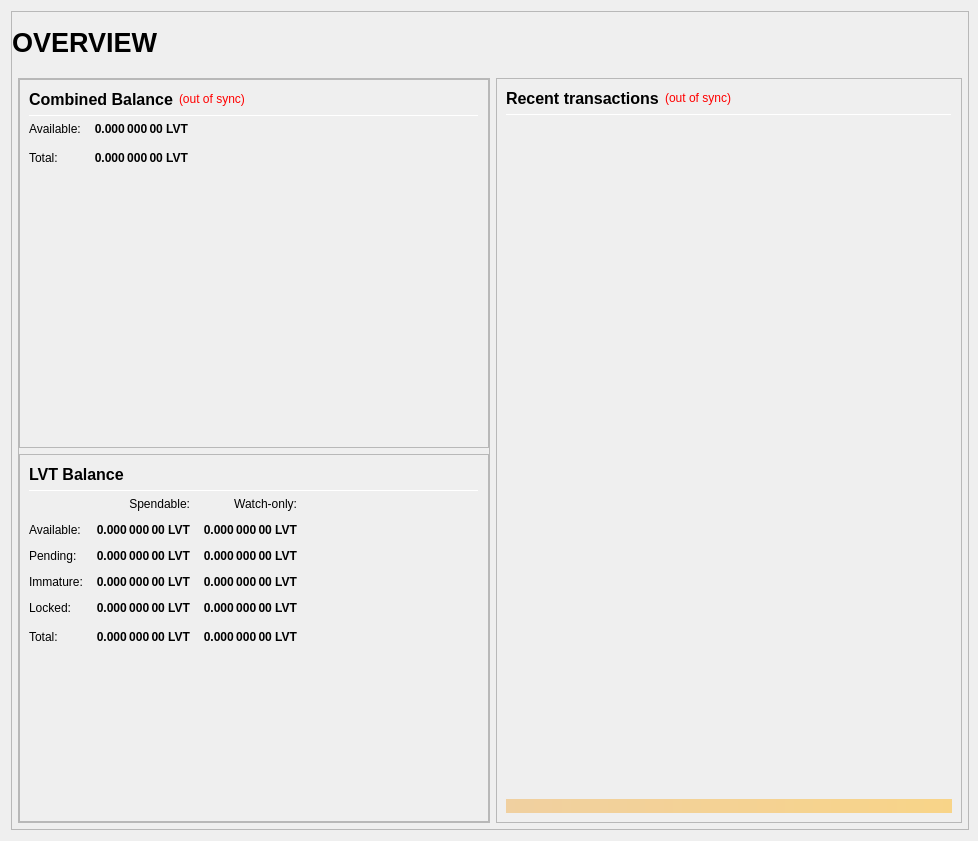
<?xml version="1.0" encoding="UTF-8"?>
<ui version="4.0">
 <class>OverviewPage</class>
 <widget class="QWidget" name="OverviewPage">
  <property name="geometry">
   <rect>
    <x>0</x>
    <y>0</y>
    <width>978</width>
    <height>841</height>
   </rect>
  </property>
  <property name="minimumSize">
   <size>
    <width>960</width>
    <height>682</height>
   </size>
  </property>
  <property name="windowTitle">
   <string>Form</string>
  </property>
  <layout class="QVBoxLayout" name="topLayout" stretch="1">
   <property name="rightMargin">
    <number>9</number>
   </property>
   <item>
    <widget class="QFrame" name="frame_BG">
     <property name="minimumSize">
      <size>
       <width>850</width>
       <height>610</height>
      </size>
     </property>
     <property name="maximumSize">
      <size>
       <width>16777215</width>
       <height>16777215</height>
      </size>
     </property>
     <property name="frameShape">
      <enum>QFrame::StyledPanel</enum>
     </property>
     <property name="frameShadow">
      <enum>QFrame::Raised</enum>
     </property>
     <layout class="QVBoxLayout" name="verticalLayout_3" stretch="1">
      <property name="leftMargin">
       <number>0</number>
      </property>
      <property name="topMargin">
       <number>0</number>
      </property>
      <property name="rightMargin">
       <number>0</number>
      </property>
      <property name="bottomMargin">
       <number>6</number>
      </property>
      <item>
       <layout class="QVBoxLayout" name="verticalLayout_Master" stretch="0,1">
        <property name="margin">
         <number>0</number>
        </property>
        <item>
         <widget class="QFrame" name="frame_Header">
          <layout class="QVBoxLayout" name="verticalLayout_Header" stretch="0">
           <property name="margin">
            <number>0</number>
           </property>
           <item>
            <layout class="QHBoxLayout" name="horizontalLayout_Header" stretch="1,0,1">
             <property name="spacing">
              <number>6</number>
             </property>
             <item>
              <widget class="QLabel" name="labelOverviewHeaderLeft">
               <property name="minimumSize">
                <size>
                 <width>464</width>
                 <height>60</height>
                </size>
               </property>
               <property name="maximumSize">
                <size>
                 <width>16777215</width>
                 <height>60</height>
                </size>
               </property>
               <property name="font">
                <font>
                 <pointsize>20</pointsize>
                 <weight>75</weight>
                 <bold>true</bold>
                </font>
               </property>
               <property name="text">
                <string>OVERVIEW</string>
               </property>
               <property name="alignment">
                <set>Qt::AlignLeading|Qt::AlignLeft|Qt::AlignVCenter</set>
               </property>
              </widget>
             </item>
             <item>
              <spacer name="horizontalSpacer_Header">
               <property name="orientation">
                <enum>Qt::Horizontal</enum>
               </property>
               <property name="sizeHint" stdset="0">
                <size>
                 <width>40</width>
                 <height>20</height>
                </size>
               </property>
              </spacer>
             </item>
             <item>
              <widget class="QLabel" name="labelOverviewHeaderRight">
               <property name="minimumSize">
                <size>
                 <width>464</width>
                 <height>60</height>
                </size>
               </property>
               <property name="maximumSize">
                <size>
                 <width>16777215</width>
                 <height>60</height>
                </size>
               </property>
               <property name="font">
                <font>
                 <pointsize>14</pointsize>
                </font>
               </property>
               <property name="text">
                <string/>
               </property>
               <property name="alignment">
                <set>Qt::AlignRight|Qt::AlignTrailing|Qt::AlignVCenter</set>
               </property>
              </widget>
             </item>
            </layout>
           </item>
          </layout>
         </widget>
        </item>
        <item>
         <widget class="QFrame" name="frame_Content">
          <layout class="QVBoxLayout" name="verticalLayout_Content">
           <property name="leftMargin">
            <number>6</number>
           </property>
           <property name="topMargin">
            <number>0</number>
           </property>
           <property name="rightMargin">
            <number>6</number>
           </property>
           <property name="bottomMargin">
            <number>0</number>
           </property>
           <item>
            <layout class="QHBoxLayout" name="horizontalLayout_Content" stretch="1,1">
             <property name="spacing">
              <number>6</number>
             </property>
             <item>
              <layout class="QVBoxLayout" name="verticalLayout_left" stretch="1">
               <item>
                <widget class="QFrame" name="frameObfuscation">
                 <property name="minimumSize">
                  <size>
                   <width>0</width>
                   <height>0</height>
                  </size>
                 </property>
                 <property name="frameShape">
                  <enum>QFrame::StyledPanel</enum>
                 </property>
                 <property name="frameShadow">
                  <enum>QFrame::Raised</enum>
                 </property>
                 <layout class="QVBoxLayout" name="verticalLayout" stretch="0,0,0">
                  <property name="margin">
                   <number>0</number>
                  </property>
                  <item>
                   <widget class="QFrame" name="frame_CombinedBalances">
                    <property name="minimumSize">
                     <size>
                      <width>470</width>
                      <height>0</height>
                     </size>
                    </property>
                    <property name="frameShape">
                     <enum>QFrame::StyledPanel</enum>
                    </property>
                    <property name="frameShadow">
                     <enum>QFrame::Raised</enum>
                    </property>
                    <layout class="QVBoxLayout" name="verticalLayout_5">
                     <item>
                      <layout class="QHBoxLayout" name="horizontalLayout_5" stretch="0,0,0">
                       <item>
                        <widget class="QLabel" name="label_5z">
                         <property name="minimumSize">
                          <size>
                           <width>0</width>
                           <height>20</height>
                          </size>
                         </property>
                         <property name="font">
                          <font>
                           <pointsize>12</pointsize>
                           <weight>75</weight>
                           <bold>true</bold>
                          </font>
                         </property>
                         <property name="toolTip">
                          <string>Combined Balance (including unconfirmed and immature coins)</string>
                         </property>
                         <property name="text">
                          <string>Combined Balance</string>
                         </property>
                        </widget>
                       </item>
                       <item>
                        <widget class="QLabel" name="labelWalletStatus">
                         <property name="cursor">
                          <cursorShape>WhatsThisCursor</cursorShape>
                         </property>
                         <property name="toolTip">
                          <string>The displayed information may be out of date. Your wallet automatically synchronizes with the LEVIATHAN network after a connection is established, but this process has not completed yet.</string>
                         </property>
                         <property name="styleSheet">
                          <string notr="true">QLabel { color: red; }</string>
                         </property>
                         <property name="text">
                          <string notr="true">(out of sync)</string>
                         </property>
                         <property name="alignment">
                          <set>Qt::AlignLeading|Qt::AlignLeft|Qt::AlignVCenter</set>
                         </property>
                        </widget>
                       </item>
                       <item>
                        <spacer name="horizontalSpacer_1">
                         <property name="orientation">
                          <enum>Qt::Horizontal</enum>
                         </property>
                         <property name="sizeHint" stdset="0">
                          <size>
                           <width>40</width>
                           <height>20</height>
                          </size>
                         </property>
                        </spacer>
                       </item>
                      </layout>
                     </item>
                     <item>
                      <widget class="Line" name="line_CombinedBalance">
                       <property name="minimumSize">
                        <size>
                         <width>0</width>
                         <height>1</height>
                        </size>
                       </property>
                       <property name="maximumSize">
                        <size>
                         <width>16777215</width>
                         <height>1</height>
                        </size>
                       </property>
                       <property name="orientation">
                        <enum>Qt::Horizontal</enum>
                       </property>
                      </widget>
                     </item>
                     <item>
                      <layout class="QGridLayout" name="gridLayout_3">
                       <property name="spacing">
                        <number>12</number>
                       </property>
                       <item row="1" column="0">
                        <widget class="QLabel" name="labelBalanceTextz">
                         <property name="text">
                          <string>Available:</string>
                         </property>
                        </widget>
                       </item>
                       <item row="1" column="1">
                        <widget class="QLabel" name="labelBalancez">
                         <property name="font">
                          <font>
                           <weight>75</weight>
                           <bold>true</bold>
                          </font>
                         </property>
                         <property name="cursor">
                          <cursorShape>IBeamCursor</cursorShape>
                         </property>
                         <property name="toolTip">
                          <string>Your current spendable balance</string>
                         </property>
                         <property name="text">
                          <string notr="true">0.000 000 00 LVT</string>
                         </property>
                         <property name="alignment">
                          <set>Qt::AlignRight|Qt::AlignTrailing|Qt::AlignVCenter</set>
                         </property>
                         <property name="textInteractionFlags">
                          <set>Qt::LinksAccessibleByMouse|Qt::TextSelectableByKeyboard|Qt::TextSelectableByMouse</set>
                         </property>
                        </widget>
                       </item>
                       <item row="2" column="0">
                        <widget class="QLabel" name="labelTotalTextz">
                         <property name="text">
                          <string>Total:</string>
                         </property>
                        </widget>
                       </item>
                       <item row="2" column="1">
                        <widget class="QLabel" name="labelTotalz">
                         <property name="font">
                          <font>
                           <weight>75</weight>
                           <bold>true</bold>
                          </font>
                         </property>
                         <property name="cursor">
                          <cursorShape>IBeamCursor</cursorShape>
                         </property>
                         <property name="toolTip">
                          <string>Total Balance, including all unavailable coins.</string>
                         </property>
                         <property name="text">
                          <string notr="true">0.000 000 00 LVT</string>
                         </property>
                         <property name="alignment">
                          <set>Qt::AlignRight|Qt::AlignTrailing|Qt::AlignVCenter</set>
                         </property>
                         <property name="textInteractionFlags">
                          <set>Qt::LinksAccessibleByMouse|Qt::TextSelectableByKeyboard|Qt::TextSelectableByMouse</set>
                         </property>
                        </widget>
                       </item>
                       <item row="2" column="3">
                        <spacer name="horizontalSpacer_2">
                         <property name="orientation">
                          <enum>Qt::Horizontal</enum>
                         </property>
                         <property name="sizeHint" stdset="0">
                          <size>
                           <width>40</width>
                           <height>20</height>
                          </size>
                         </property>
                        </spacer>
                       </item>
                      </layout>
                     </item>
                     <item>
                      <spacer name="verticalSpacer_1">
                       <property name="orientation">
                        <enum>Qt::Vertical</enum>
                       </property>
                       <property name="sizeHint" stdset="0">
                        <size>
                         <width>20</width>
                         <height>40</height>
                        </size>
                       </property>
                      </spacer>
                     </item>
                    </layout>
                   </widget>
                  </item>
                  <item>
                   <widget class="QFrame" name="frame_Balances">
                    <property name="frameShape">
                     <enum>QFrame::StyledPanel</enum>
                    </property>
                    <property name="frameShadow">
                     <enum>QFrame::Raised</enum>
                    </property>
                    <layout class="QVBoxLayout" name="verticalLayout_4">
                     <item>
                      <layout class="QHBoxLayout" name="horizontalLayout_4">
                       <item>
                        <widget class="QLabel" name="label_5">
                         <property name="minimumSize">
                          <size>
                           <width>0</width>
                           <height>20</height>
                          </size>
                         </property>
                         <property name="font">
                          <font>
                           <pointsize>12</pointsize>
                           <weight>75</weight>
                           <bold>true</bold>
                          </font>
                         </property>
                         <property name="text">
                          <string>LVT Balance</string>
                         </property>
                        </widget>
                       </item>
                       <item>
                        <spacer name="horizontalSpacer_3">
                         <property name="orientation">
                          <enum>Qt::Horizontal</enum>
                         </property>
                         <property name="sizeHint" stdset="0">
                          <size>
                           <width>40</width>
                           <height>20</height>
                          </size>
                         </property>
                        </spacer>
                       </item>
                      </layout>
                     </item>
                     <item>
                      <widget class="Line" name="line_Balance">
                       <property name="minimumSize">
                        <size>
                         <width>0</width>
                         <height>1</height>
                        </size>
                       </property>
                       <property name="maximumSize">
                        <size>
                         <width>16777215</width>
                         <height>1</height>
                        </size>
                       </property>
                       <property name="orientation">
                        <enum>Qt::Horizontal</enum>
                       </property>
                      </widget>
                     </item>
                     <item>
                      <layout class="QGridLayout" name="gridLayout">
                       <property name="spacing">
                        <number>12</number>
                       </property>
                       <item row="0" column="1">
                        <widget class="QLabel" name="labelSpendable">
                         <property name="text">
                          <string>Spendable:</string>
                         </property>
                         <property name="alignment">
                          <set>Qt::AlignRight|Qt::AlignTrailing|Qt::AlignVCenter</set>
                         </property>
                        </widget>
                       </item>
                       <item row="0" column="2">
                        <widget class="QLabel" name="labelWatchonly">
                         <property name="text">
                          <string>Watch-only:</string>
                         </property>
                         <property name="alignment">
                          <set>Qt::AlignRight|Qt::AlignTrailing|Qt::AlignVCenter</set>
                         </property>
                        </widget>
                       </item>
                       <item row="1" column="0">
                        <widget class="QLabel" name="labelBalanceText">
                         <property name="text">
                          <string>Available:</string>
                         </property>
                        </widget>
                       </item>
                       <item row="1" column="1">
                        <widget class="QLabel" name="labelBalance">
                         <property name="font">
                          <font>
                           <weight>75</weight>
                           <bold>true</bold>
                          </font>
                         </property>
                         <property name="cursor">
                          <cursorShape>IBeamCursor</cursorShape>
                         </property>
                         <property name="toolTip">
                          <string>Your current spendable balance</string>
                         </property>
                         <property name="text">
                          <string notr="true">0.000 000 00 LVT</string>
                         </property>
                         <property name="alignment">
                          <set>Qt::AlignRight|Qt::AlignTrailing|Qt::AlignVCenter</set>
                         </property>
                         <property name="textInteractionFlags">
                          <set>Qt::LinksAccessibleByMouse|Qt::TextSelectableByKeyboard|Qt::TextSelectableByMouse</set>
                         </property>
                        </widget>
                       </item>
                       <item row="1" column="2">
                        <widget class="QLabel" name="labelWatchAvailable">
                         <property name="font">
                          <font>
                           <weight>75</weight>
                           <bold>true</bold>
                          </font>
                         </property>
                         <property name="cursor">
                          <cursorShape>IBeamCursor</cursorShape>
                         </property>
                         <property name="toolTip">
                          <string>Your current balance in watch-only addresses</string>
                         </property>
                         <property name="text">
                          <string notr="true">0.000 000 00 LVT</string>
                         </property>
                         <property name="alignment">
                          <set>Qt::AlignRight|Qt::AlignTrailing|Qt::AlignVCenter</set>
                         </property>
                         <property name="textInteractionFlags">
                          <set>Qt::LinksAccessibleByMouse|Qt::TextSelectableByKeyboard|Qt::TextSelectableByMouse</set>
                         </property>
                        </widget>
                       </item>
                       <item row="2" column="0">
                        <widget class="QLabel" name="labelPendingText">
                         <property name="text">
                          <string>Pending:</string>
                         </property>
                        </widget>
                       </item>
                       <item row="2" column="1">
                        <widget class="QLabel" name="labelUnconfirmed">
                         <property name="font">
                          <font>
                           <weight>75</weight>
                           <bold>true</bold>
                          </font>
                         </property>
                         <property name="cursor">
                          <cursorShape>IBeamCursor</cursorShape>
                         </property>
                         <property name="toolTip">
                          <string>Total of transactions that have yet to be confirmed, and do not yet count toward the spendable balance</string>
                         </property>
                         <property name="text">
                          <string notr="true">0.000 000 00 LVT</string>
                         </property>
                         <property name="alignment">
                          <set>Qt::AlignRight|Qt::AlignTrailing|Qt::AlignVCenter</set>
                         </property>
                         <property name="textInteractionFlags">
                          <set>Qt::LinksAccessibleByMouse|Qt::TextSelectableByKeyboard|Qt::TextSelectableByMouse</set>
                         </property>
                        </widget>
                       </item>
                       <item row="2" column="2">
                        <widget class="QLabel" name="labelWatchPending">
                         <property name="font">
                          <font>
                           <weight>75</weight>
                           <bold>true</bold>
                          </font>
                         </property>
                         <property name="cursor">
                          <cursorShape>IBeamCursor</cursorShape>
                         </property>
                         <property name="toolTip">
                          <string>Unconfirmed transactions to watch-only addresses</string>
                         </property>
                         <property name="text">
                          <string notr="true">0.000 000 00 LVT</string>
                         </property>
                         <property name="alignment">
                          <set>Qt::AlignRight|Qt::AlignTrailing|Qt::AlignVCenter</set>
                         </property>
                         <property name="textInteractionFlags">
                          <set>Qt::LinksAccessibleByMouse|Qt::TextSelectableByKeyboard|Qt::TextSelectableByMouse</set>
                         </property>
                        </widget>
                       </item>
                       <item row="3" column="0">
                        <widget class="QLabel" name="labelImmatureText">
                         <property name="text">
                          <string>Immature:</string>
                         </property>
                        </widget>
                       </item>
                       <item row="3" column="1">
                        <widget class="QLabel" name="labelImmature">
                         <property name="font">
                          <font>
                           <weight>75</weight>
                           <bold>true</bold>
                          </font>
                         </property>
                         <property name="cursor">
                          <cursorShape>IBeamCursor</cursorShape>
                         </property>
                         <property name="toolTip">
                          <string>Staked or masternode rewards that has not yet matured</string>
                         </property>
                         <property name="text">
                          <string notr="true">0.000 000 00 LVT</string>
                         </property>
                         <property name="alignment">
                          <set>Qt::AlignRight|Qt::AlignTrailing|Qt::AlignVCenter</set>
                         </property>
                         <property name="textInteractionFlags">
                          <set>Qt::LinksAccessibleByMouse|Qt::TextSelectableByKeyboard|Qt::TextSelectableByMouse</set>
                         </property>
                        </widget>
                       </item>
                       <item row="3" column="2">
                        <widget class="QLabel" name="labelWatchImmature">
                         <property name="font">
                          <font>
                           <weight>75</weight>
                           <bold>true</bold>
                          </font>
                         </property>
                         <property name="cursor">
                          <cursorShape>IBeamCursor</cursorShape>
                         </property>
                         <property name="toolTip">
                          <string>Staked or masternode rewards in watch-only addresses that has not yet matured</string>
                         </property>
                         <property name="text">
                          <string notr="true">0.000 000 00 LVT</string>
                         </property>
                         <property name="alignment">
                          <set>Qt::AlignRight|Qt::AlignTrailing|Qt::AlignVCenter</set>
                         </property>
                         <property name="textInteractionFlags">
                          <set>Qt::LinksAccessibleByMouse|Qt::TextSelectableByKeyboard|Qt::TextSelectableByMouse</set>
                         </property>
                        </widget>
                       </item>
                       <item row="4" column="0">
                        <widget class="QLabel" name="labelLockedBalanceText">
                         <property name="toolTip">
                          <string>Locked LVT or Masternode collaterals. These are excluded from zLVT minting.</string>
                         </property>
                         <property name="text">
                          <string>Locked:</string>
                         </property>
                        </widget>
                       </item>
                       <item row="4" column="1">
                        <widget class="QLabel" name="labelLockedBalance">
                         <property name="font">
                          <font>
                           <weight>75</weight>
                           <bold>true</bold>
                          </font>
                         </property>
                         <property name="cursor">
                          <cursorShape>IBeamCursor</cursorShape>
                         </property>
                         <property name="toolTip">
                          <string>Locked LVT or Masternode collaterals. These are excluded from zLVT minting.</string>
                         </property>
                         <property name="text">
                          <string notr="true">0.000 000 00 LVT</string>
                         </property>
                         <property name="alignment">
                          <set>Qt::AlignRight|Qt::AlignTrailing|Qt::AlignVCenter</set>
                         </property>
                         <property name="textInteractionFlags">
                          <set>Qt::LinksAccessibleByMouse|Qt::TextSelectableByKeyboard|Qt::TextSelectableByMouse</set>
                         </property>
                        </widget>
                       </item>
                       <item row="4" column="2">
                        <widget class="QLabel" name="labelWatchLocked">
                         <property name="font">
                          <font>
                           <weight>75</weight>
                           <bold>true</bold>
                          </font>
                         </property>
                         <property name="cursor">
                          <cursorShape>IBeamCursor</cursorShape>
                         </property>
                         <property name="toolTip">
                          <string>Current locked balance in watch-only addresses</string>
                         </property>
                         <property name="text">
                          <string notr="true">0.000 000 00 LVT</string>
                         </property>
                         <property name="alignment">
                          <set>Qt::AlignRight|Qt::AlignTrailing|Qt::AlignVCenter</set>
                         </property>
                         <property name="textInteractionFlags">
                          <set>Qt::LinksAccessibleByMouse|Qt::TextSelectableByKeyboard|Qt::TextSelectableByMouse</set>
                         </property>
                        </widget>
                       </item>
                       <item row="5" column="0">
                        <widget class="QLabel" name="labelTotalText">
                         <property name="toolTip">
                          <string>Your current LEVIATHAN balance, unconfirmed and immature transactions included</string>
                         </property>
                         <property name="text">
                          <string>Total:</string>
                         </property>
                        </widget>
                       </item>
                       <item row="5" column="1">
                        <widget class="QLabel" name="labelTotal">
                         <property name="font">
                          <font>
                           <weight>75</weight>
                           <bold>true</bold>
                          </font>
                         </property>
                         <property name="cursor">
                          <cursorShape>IBeamCursor</cursorShape>
                         </property>
                         <property name="toolTip">
                          <string>Your current LEVIATHAN balance, unconfirmed and immature transactions included</string>
                         </property>
                         <property name="text">
                          <string notr="true">0.000 000 00 LVT</string>
                         </property>
                         <property name="alignment">
                          <set>Qt::AlignRight|Qt::AlignTrailing|Qt::AlignVCenter</set>
                         </property>
                         <property name="textInteractionFlags">
                          <set>Qt::LinksAccessibleByMouse|Qt::TextSelectableByKeyboard|Qt::TextSelectableByMouse</set>
                         </property>
                        </widget>
                       </item>
                       <item row="5" column="2">
                        <widget class="QLabel" name="labelWatchTotal">
                         <property name="font">
                          <font>
                           <weight>75</weight>
                           <bold>true</bold>
                          </font>
                         </property>
                         <property name="cursor">
                          <cursorShape>IBeamCursor</cursorShape>
                         </property>
                         <property name="toolTip">
                          <string>Current total balance in watch-only addresses</string>
                         </property>
                         <property name="text">
                          <string notr="true">0.000 000 00 LVT</string>
                         </property>
                         <property name="alignment">
                          <set>Qt::AlignRight|Qt::AlignTrailing|Qt::AlignVCenter</set>
                         </property>
                         <property name="textInteractionFlags">
                          <set>Qt::LinksAccessibleByMouse|Qt::TextSelectableByKeyboard|Qt::TextSelectableByMouse</set>
                         </property>
                        </widget>
                       </item>
                       <item row="5" column="3">
                        <spacer name="horizontalSpacer_9">
                         <property name="orientation">
                          <enum>Qt::Horizontal</enum>
                         </property>
                         <property name="sizeHint" stdset="0">
                          <size>
                           <width>40</width>
                           <height>20</height>
                          </size>
                         </property>
                        </spacer>
                       </item>
                      </layout>
                     </item>
                     <item>
                      <spacer name="verticalSpacer_3">
                       <property name="orientation">
                        <enum>Qt::Vertical</enum>
                       </property>
                       <property name="sizeHint" stdset="0">
                        <size>
                         <width>20</width>
                         <height>40</height>
                        </size>
                       </property>
                      </spacer>
                     </item>
                    </layout>
                   </widget>
                  </item>
                 </layout>
                </widget>
               </item>
              </layout>
             </item>
             <item>
              <layout class="QVBoxLayout" name="verticalLayout_right" stretch="1">
               <item>
                <widget class="QFrame" name="frame_RecentTransactions">
                 <property name="minimumSize">
                  <size>
                   <width>0</width>
                   <height>0</height>
                  </size>
                 </property>
                 <property name="frameShape">
                  <enum>QFrame::StyledPanel</enum>
                 </property>
                 <property name="frameShadow">
                  <enum>QFrame::Raised</enum>
                 </property>
                 <layout class="QVBoxLayout" name="verticalLayout_1" stretch="0,0,0,0,0">
                  <item>
                   <layout class="QHBoxLayout" name="horizontalLayout_2">
                    <item>
                     <widget class="QLabel" name="label_4">
                      <property name="minimumSize">
                       <size>
                        <width>0</width>
                        <height>20</height>
                       </size>
                      </property>
                      <property name="font">
                       <font>
                        <pointsize>12</pointsize>
                        <weight>75</weight>
                        <bold>true</bold>
                       </font>
                      </property>
                      <property name="text">
                       <string>Recent transactions</string>
                      </property>
                     </widget>
                    </item>
                    <item>
                     <widget class="QLabel" name="labelTransactionsStatus">
                      <property name="cursor">
                       <cursorShape>WhatsThisCursor</cursorShape>
                      </property>
                      <property name="toolTip">
                       <string>The displayed information may be out of date. Your wallet automatically synchronizes with the LEVIATHAN network after a connection is established, but this process has not completed yet.</string>
                      </property>
                      <property name="styleSheet">
                       <string notr="true">QLabel { color: red; }</string>
                      </property>
                      <property name="text">
                       <string notr="true">(out of sync)</string>
                      </property>
                      <property name="alignment">
                       <set>Qt::AlignRight|Qt::AlignTrailing|Qt::AlignVCenter</set>
                      </property>
                     </widget>
                    </item>
                    <item>
                     <spacer name="horizontalSpacer">
                      <property name="orientation">
                       <enum>Qt::Horizontal</enum>
                      </property>
                      <property name="sizeHint" stdset="0">
                       <size>
                        <width>40</width>
                        <height>20</height>
                       </size>
                      </property>
                     </spacer>
                    </item>
                   </layout>
                  </item>
                  <item>
                   <widget class="Line" name="line">
                    <property name="minimumSize">
                     <size>
                      <width>0</width>
                      <height>1</height>
                     </size>
                    </property>
                    <property name="maximumSize">
                     <size>
                      <width>16777215</width>
                      <height>1</height>
                     </size>
                    </property>
                    <property name="orientation">
                     <enum>Qt::Horizontal</enum>
                    </property>
                   </widget>
                  </item>
                  <item>
                   <widget class="QListView" name="listTransactions">
                    <property name="minimumSize">
                     <size>
                      <width>0</width>
                      <height>0</height>
                     </size>
                    </property>
                    <property name="styleSheet">
                     <string notr="true">QListView { background: transparent; }</string>
                    </property>
                    <property name="frameShape">
                     <enum>QFrame::NoFrame</enum>
                    </property>
                    <property name="verticalScrollBarPolicy">
                     <enum>Qt::ScrollBarAlwaysOff</enum>
                    </property>
                    <property name="horizontalScrollBarPolicy">
                     <enum>Qt::ScrollBarAlwaysOff</enum>
                    </property>
                    <property name="selectionMode">
                     <enum>QAbstractItemView::NoSelection</enum>
                    </property>
                   </widget>
                  </item>
                  <item>
                   <spacer name="verticalSpacer_2">
                    <property name="orientation">
                     <enum>Qt::Vertical</enum>
                    </property>
                    <property name="sizeType">
                     <enum>QSizePolicy::Expanding</enum>
                    </property>
                    <property name="sizeHint" stdset="0">
                     <size>
                      <width>20</width>
                      <height>40</height>
                     </size>
                    </property>
                   </spacer>
                  </item>
                  <item>
                   <widget class="QLabel" name="labelAlerts">
                    <property name="maximumSize">
                     <size>
                      <width>16777215</width>
                      <height>16777215</height>
                     </size>
                    </property>
                    <property name="styleSheet">
                     <string notr="true">background-color: qlineargradient(x1: 0, y1: 0, x2: 1, y2: 0, stop:0 #F0D0A0, stop:1 #F8D488); color:#000000;</string>
                    </property>
                    <property name="text">
                     <string/>
                    </property>
                    <property name="wordWrap">
                     <bool>true</bool>
                    </property>
                    <property name="margin">
                     <number>3</number>
                    </property>
                   </widget>
                  </item>
                 </layout>
                </widget>
               </item>
              </layout>
             </item>
            </layout>
           </item>
          </layout>
         </widget>
        </item>
       </layout>
      </item>
     </layout>
    </widget>
   </item>
  </layout>
 </widget>
 <resources/>
 <connections/>
</ui>
